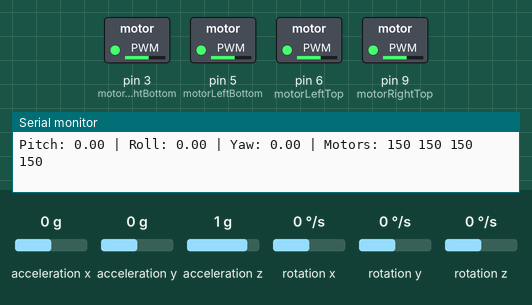
This sketch was run on a simulated Arduino Uno, built with avr-gcc and run on an emulated ATmega328P. Parts: switched loads named in the sketch (green lamp = pin HIGH), the last lines printed to the serial monitor. The inputs (shaded band) are chosen by the test bench; at power-on: rotation z 0 °/s, acceleration x 0 g, acceleration y 0 g, acceleration z 1 g, rotation x 0 °/s, rotation y 0 °/s.

Above: at 1.2 s.
1.3 s: rotation z set to -192 °/s
At 2.3 s:
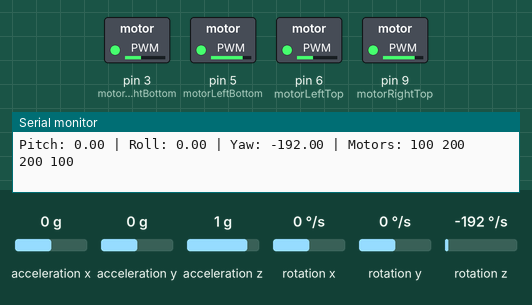
2.8 s: rotation z set to 4 °/s
At 3.05 s:
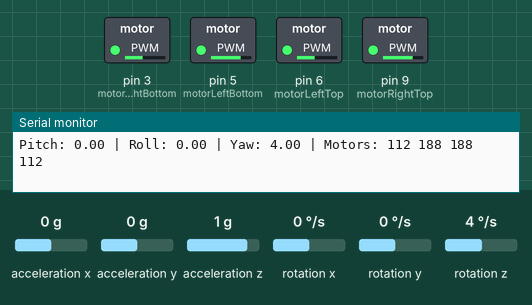
5.8 s: acceleration x set to 0.8 g
8.8 s: acceleration y set to 0.8 g
At 9.9 s:
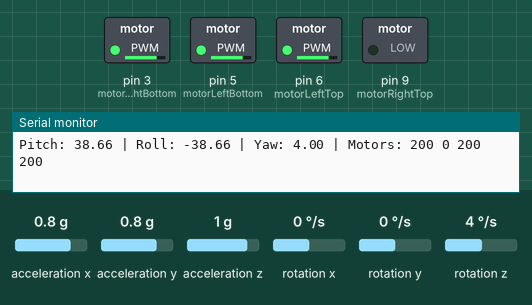
10.3 s: acceleration z set to 1.4 g
At 10.7 s:
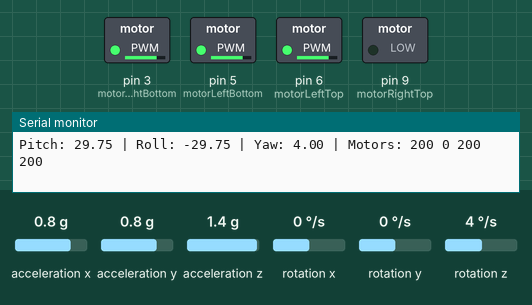
11.9 s: acceleration x set to -0.8 g
At 13.0 s:
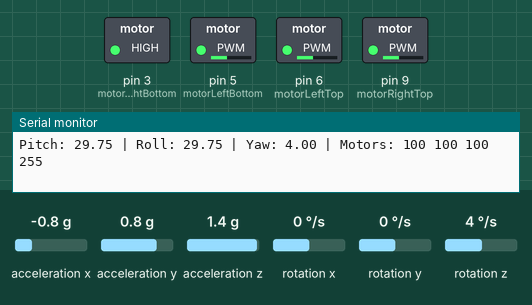
Timing chart, 0 to 14.7 s (numbered marks = the images above; inputs shaded):
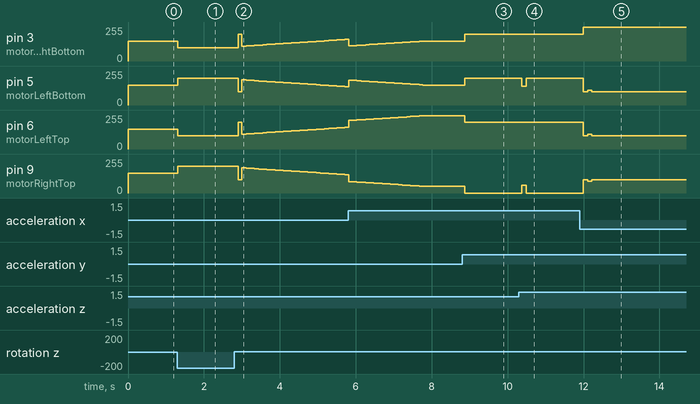

The sketch:

pid_test.ino
```cpp
#include <Wire.h>
#include <MPU6050.h>
#include <PID_v1.h>

// Initialize MPU6050 object
MPU6050 mpu;

// Target values (set to a level and stationary state)
double setpointPitch = 0;
double setpointRoll = 0;
double setpointYaw = 0;

// MPU6050 attitude inputs
double inputPitch, inputRoll, inputYaw;

// PID output values
double outputPitch, outputRoll, outputYaw;

// PID controllers
PID pidPitch(&inputPitch, &outputPitch, &setpointPitch, 2.0, 5.0, 1.0, DIRECT);
PID pidRoll(&inputRoll, &outputRoll, &setpointRoll, 2.0, 5.0, 1.0, DIRECT);
PID pidYaw(&inputYaw, &outputYaw, &setpointYaw, 2.0, 5.0, 1.0, DIRECT);

// Motor pin definitions
const int motorLeftTop = 6;  // Top-left
const int motorRightTop = 9; // Top-right
const int motorLeftBottom = 5;  // Bottom-left
const int motorRightBottom = 3; // Bottom-right

// Base motor speed (ensures the drone hovers in a level state)
int baseSpeed = 150;

void setup() {
  // Initialize serial communication
  Serial.begin(115200);

  // Initialize MPU6050
  Wire.begin();
  mpu.initialize();
  if (!mpu.testConnection()) {
    Serial.println("MPU6050 connection failed!");
    while (1); // Halt the program
  }

  // Initialize PID controllers
  pidPitch.SetMode(AUTOMATIC);
  pidRoll.SetMode(AUTOMATIC);
  pidYaw.SetMode(AUTOMATIC);

  // Set output limits
  pidPitch.SetOutputLimits(-50, 50); // Adjust the range as needed
  pidRoll.SetOutputLimits(-50, 50);
  pidYaw.SetOutputLimits(-50, 50);

  // Configure motor pins
  pinMode(motorLeftTop, OUTPUT);
  pinMode(motorRightTop, OUTPUT);
  pinMode(motorLeftBottom, OUTPUT);
  pinMode(motorRightBottom, OUTPUT);
}

void loop() {
  // Retrieve angular velocity and acceleration data from MPU6050
  int16_t ax, ay, az, gx, gy, gz;
  mpu.getMotion6(&ax, &ay, &az, &gx, &gy, &gz);

  // Calculate attitude angles
  inputPitch = atan2(ay, az) * 180 / PI;
  inputRoll = atan2(-ax, az) * 180 / PI;
  inputYaw = gz / 131.0; // Simplified yaw calculation using gyroscope data

  // Update PID controllers
  pidPitch.Compute();
  pidRoll.Compute();
  pidYaw.Compute();

  // Adjust motor speeds based on PID output
  int motorLT = baseSpeed + outputPitch + outputRoll - outputYaw; // Top-left
  int motorRT = baseSpeed + outputPitch - outputRoll + outputYaw; // Top-right
  int motorLB = baseSpeed - outputPitch + outputRoll + outputYaw; // Bottom-left
  int motorRB = baseSpeed - outputPitch - outputRoll - outputYaw; // Bottom-right

  // Limit motor speed range (0-255)
  motorLT = constrain(motorLT, 0, 255);
  motorRT = constrain(motorRT, 0, 255);
  motorLB = constrain(motorLB, 0, 255);
  motorRB = constrain(motorRB, 0, 255);

  // Output to motors
  analogWrite(motorLeftTop, motorLT);
  analogWrite(motorRightTop, motorRT);
  analogWrite(motorLeftBottom, motorLB);
  analogWrite(motorRightBottom, motorRB);

  // Output debug information
  Serial.print("Pitch: ");
  Serial.print(inputPitch);
  Serial.print(" | Roll: ");
  Serial.print(inputRoll);
  Serial.print(" | Yaw: ");
  Serial.print(inputYaw);
  Serial.print(" | Motors: ");
  Serial.print(motorLT);
  Serial.print(" ");
  Serial.print(motorRT);
  Serial.print(" ");
  Serial.print(motorLB);
  Serial.print(" ");
  Serial.println(motorRB);

  delay(10); // Control loop frequency
}
```

Measured:
- after the input at 1.3 s, pin 3 (motorRightBottom), pin 6 (motorLeftTop): 150/255 → 100/255 at once; pin 5 (motorLeftBottom), pin 9 (motorRightTop): 150/255 → 200/255 at once
- after the input at 2.8 s, pin 3 (motorRightBottom): 100/255 → 200/255 after 0.10 s, → 112/255 0.10 s later, → 114/255 0.12 s later, → 116/255 0.10 s later, … (27 changes in this stretch); pin 5 (motorLeftBottom): 200/255 → 100/255 after 0.10 s, → 188/255 0.10 s later, → 186/255 0.12 s later, → 184/255 0.10 s later, … (27 changes in this stretch)
- after the input at 8.8 s, pin 3 (motorRightBottom), pin 5 (motorLeftBottom): 150/255 → 200/255 after 0.06 s; pin 6 (motorLeftTop): 250/255 → 200/255 after 0.06 s; pin 9 (motorRightTop): 50/255 → 0/255 after 0.06 s
- after the input at 10.3 s, pin 5 (motorLeftBottom): 200/255 → 140/255 after 0.07 s, → 200/255 0.12 s later; pin 9 (motorRightTop): 0/255 → 59/255 after 0.07 s, → 0/255 0.12 s later
- after the input at 11.9 s, pin 3 (motorRightBottom): 200/255 → 255/255 after 0.10 s; pin 5 (motorLeftBottom), pin 6 (motorLeftTop): 200/255 → 100/255 after 0.10 s, → 110/255 0.12 s later, → 100/255 0.10 s later; pin 9 (motorRightTop): 0/255 → 100/255 after 0.10 s, → 89/255 0.12 s later, → 100/255 0.10 s later
